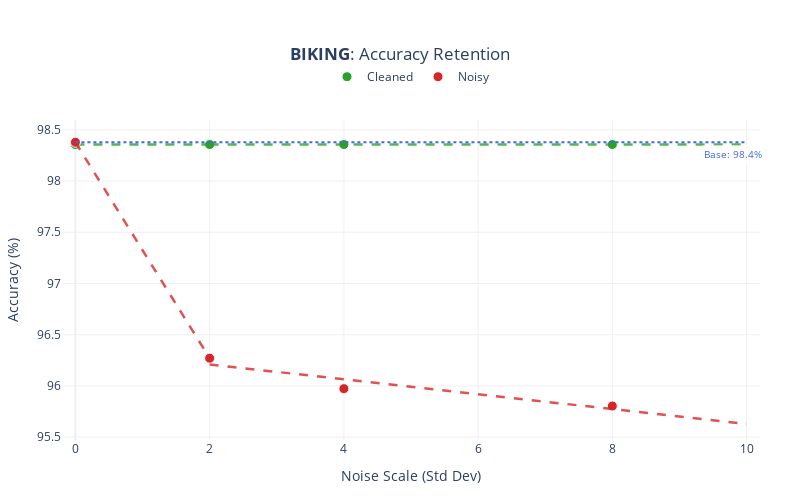
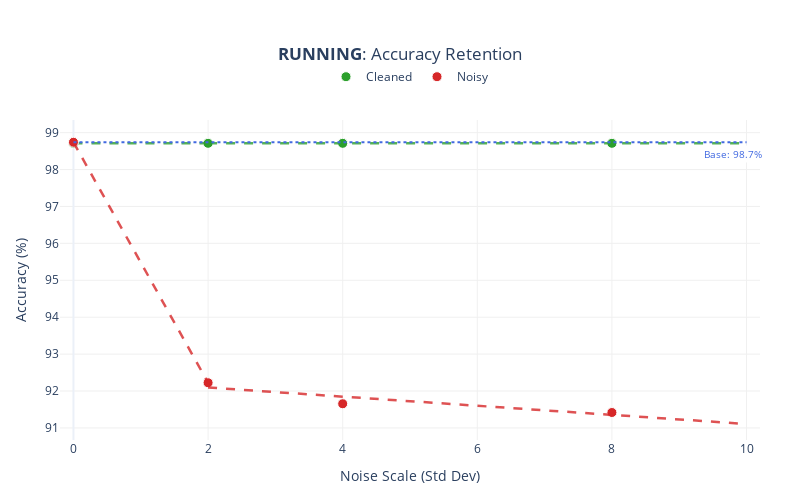
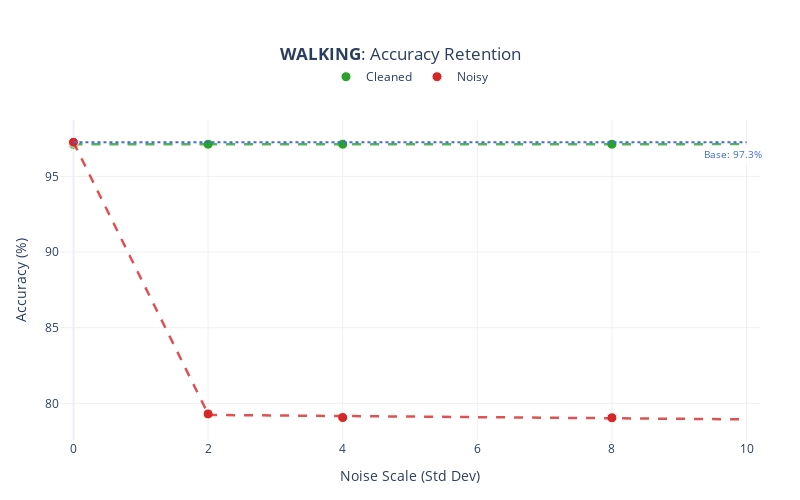

Notebook source saved alongside these figures, in order:
### Code cell
# %%
import pandas as pd
import numpy as np
import plotly.graph_objects as go
from sklearn.linear_model import LinearRegression

df_res = pd.DataFrame(results_log)

def add_piecewise_fits(fig, df_variant, name, color):
    if df_variant.empty:
        return

    # Sort data
    df_v = df_variant.sort_values("Scale")
    x = df_v["Scale"].values.reshape(-1, 1)
    y = df_v["Accuracy"].values

    # 1. Scatter Points (Solid Markers)
    fig.add_trace(go.Scatter(
        x=x.flatten(), y=y, mode="markers", name=name,
        marker=dict(color=color, size=10, line=dict(width=1, color="white")),
        legendgroup=name
    ))

    # --- SEGMENT 1: LOW NOISE (Scale 0 to 2) ---
    mask_1 = (x.flatten() <= 2)
    if np.sum(mask_1) >= 2:
        model_1 = LinearRegression().fit(x[mask_1], y[mask_1])
        x_range_1 = np.linspace(0, 2, 20).reshape(-1, 1)
        y_range_1 = np.minimum(model_1.predict(x_range_1), 100.0) # Cap at 100%

        fig.add_trace(go.Scatter(
            x=x_range_1.flatten(), y=y_range_1, 
            mode="lines", 
            line=dict(color=color, width=2.5, dash="dash"),  # <--- DASHED
            opacity=0.8,
            showlegend=False, 
            legendgroup=name, 
            hoverinfo="skip"
        ))

    # --- SEGMENT 2: HIGH NOISE (Scale 2 to 10) ---
    mask_2 = (x.flatten() >= 2)
    if np.sum(mask_2) >= 2:
        model_2 = LinearRegression().fit(x[mask_2], y[mask_2])
        x_range_2 = np.linspace(2, 10, 50).reshape(-1, 1)
        y_range_2 = np.minimum(model_2.predict(x_range_2), 100.0)

        fig.add_trace(go.Scatter(
            x=x_range_2.flatten(), y=y_range_2, 
            mode="lines", 
            line=dict(color=color, width=2.5, dash="dash"), # <--- DASHED
            opacity=0.8,
            showlegend=False, 
            legendgroup=name, 
            hoverinfo="skip"
        ))

# Loop to create 3 separate figures
for sport in SPORTS:
    fig = go.Figure()
    sport_data = df_res[df_res["Sport"] == sport]
    
    # 1. Add Blue Baseline (Solid or Dashed - keeping it Dot/Dash to distinguish)
    base_data = sport_data[(sport_data["Scale"] == 0) & (sport_data["Variant"] == "Uncleaned")]
    if not base_data.empty:
        baseline_y = base_data["Accuracy"].values[0]
        fig.add_shape(
            type="line", x0=0, x1=10, y0=baseline_y, y1=baseline_y,
            line=dict(color="royalblue", width=2, dash="dot") 
        )
        fig.add_annotation(
            x=9.8, y=baseline_y, text=f"Base: {baseline_y:.1f}%",
            showarrow=False, font=dict(color="royalblue", size=10),
            bgcolor="white", yshift=-12
        )

    # 2. Add Traces with Piecewise Fits
    add_piecewise_fits(fig, sport_data[sport_data["Variant"] == "Cleaned"], "Cleaned", "#2ca02c")
    add_piecewise_fits(fig, sport_data[sport_data["Variant"] == "Uncleaned"], "Noisy", "#d62728")

    # 3. Formatting
    fig.update_layout(
        title=dict(text=f"<b>{sport.upper()}</b>: Accuracy Retention", x=0.5),
        template="plotly_white",
        width=800, height=500,
        margin=dict(t=120, b=60, l=60, r=40),
        legend=dict(orientation="h", yanchor="bottom", y=1.09, xanchor="center", x=0.5),
        xaxis=dict(title="Noise Scale (Std Dev)", gridcolor="#f0f0f0", range=[-0.2, 10.2]),
        yaxis=dict(title="Accuracy (%)", gridcolor="#f0f0f0", range=[None, 100.5])
    )

    fig.show()

### Figure 1 — Plotly figure (JSON) as saved in the notebook; plotly's stock layout.template omitted (floating-point values rounded to 4 significant figures)
{"data": [{"legendgroup": "Cleaned", "marker": {"color": "#2ca02c", "line": {"color": "white", "width": 1}, "size": 10}, "mode": "markers", "name": "Cleaned", "type": "scatter", "x": [0, 2, 4, 8], "y": [98.36, 98.36, 98.36, 98.36]}, {"hoverinfo": "skip", "legendgroup": "Cleaned", "line": {"color": "#2ca02c", "dash": "dash", "width": 2.5}, "mode": "lines", "opacity": 0.8, "showlegend": false, "type": "scatter", "x": [0.0, 0.1053, 0.2105, 0.3158, 0.4211, 0.5263, 0.6316, 0.7368, 0.8421, 0.9474, 1.053, 1.158, 1.263, 1.368, 1.474, 1.579, 1.684, 1.789, 1.895, 2.0], "y": [98.36, 98.36, 98.36, 98.36, 98.36, 98.36, 98.36, 98.36, 98.36, 98.36, 98.36, 98.36, 98.36, 98.36, 98.36, 98.36, 98.36, 98.36, 98.36, 98.36]}, {"hoverinfo": "skip", "legendgroup": "Cleaned", "line": {"color": "#2ca02c", "dash": "dash", "width": 2.5}, "mode": "lines", "opacity": 0.8, "showlegend": false, "type": "scatter", "x": [2.0, 2.163, 2.327, 2.49, 2.653, 2.816, 2.98, 3.143, 3.306, 3.469, 3.633, 3.796, 3.959, 4.122, 4.286, 4.449, 4.612, 4.776, 4.939, 5.102, 5.265, 5.429, 5.592, 5.755, 5.918, 6.082, 6.245, 6.408, 6.571, 6.735, 6.898, 7.061, 7.224, 7.388, 7.551, 7.714, 7.878, 8.041, 8.204, 8.367, 8.531, 8.694, 8.857, 9.02, 9.184, 9.347, 9.51, 9.673, 9.837, 10.0], "y": [98.36, 98.36, 98.36, 98.36, 98.36, 98.36, 98.36, 98.36, 98.36, 98.36, 98.36, 98.36, 98.36, 98.36, 98.36, 98.36, 98.36, 98.36, 98.36, 98.36, 98.36, 98.36, 98.36, 98.36, 98.36, 98.36, 98.36, 98.36, 98.36, 98.36, 98.36, 98.36, 98.36, 98.36, 98.36, 98.36, 98.36, 98.36, 98.36, 98.36, 98.36, 98.36, 98.36, 98.36, 98.36, 98.36, 98.36, 98.36, 98.36, 98.36]}, {"legendgroup": "Noisy", "marker": {"color": "#d62728", "line": {"color": "white", "width": 1}, "size": 10}, "mode": "markers", "name": "Noisy", "type": "scatter", "x": [0, 2, 4, 8], "y": [98.38, 96.27, 95.97, 95.8]}, {"hoverinfo": "skip", "legendgroup": "Noisy", "line": {"color": "#d62728", "dash": "dash", "width": 2.5}, "mode": "lines", "opacity": 0.8, "showlegend": false, "type": "scatter", "x": [0.0, 0.1053, 0.2105, 0.3158, 0.4211, 0.5263, 0.6316, 0.7368, 0.8421, 0.9474, 1.053, 1.158, 1.263, 1.368, 1.474, 1.579, 1.684, 1.789, 1.895, 2.0], "y": [98.38, 98.27, 98.16, 98.05, 97.94, 97.82, 97.71, 97.6, 97.49, 97.38, 97.27, 97.16, 97.05, 96.94, 96.83, 96.71, 96.6, 96.49, 96.38, 96.27]}, {"hoverinfo": "skip", "legendgroup": "Noisy", "line": {"color": "#d62728", "dash": "dash", "width": 2.5}, "mode": "lines", "opacity": 0.8, "showlegend": false, "type": "scatter", "x": [2.0, 2.163, 2.327, 2.49, 2.653, 2.816, 2.98, 3.143, 3.306, 3.469, 3.633, 3.796, 3.959, 4.122, 4.286, 4.449, 4.612, 4.776, 4.939, 5.102, 5.265, 5.429, 5.592, 5.755, 5.918, 6.082, 6.245, 6.408, 6.571, 6.735, 6.898, 7.061, 7.224, 7.388, 7.551, 7.714, 7.878, 8.041, 8.204, 8.367, 8.531, 8.694, 8.857, 9.02, 9.184, 9.347, 9.51, 9.673, 9.837, 10.0], "y": [96.21, 96.2, 96.19, 96.17, 96.16, 96.15, 96.14, 96.13, 96.11, 96.1, 96.09, 96.08, 96.07, 96.06, 96.04, 96.03, 96.02, 96.01, 96.0, 95.98, 95.97, 95.96, 95.95, 95.94, 95.93, 95.91, 95.9, 95.89, 95.88, 95.87, 95.85, 95.84, 95.83, 95.82, 95.81, 95.79, 95.78, 95.77, 95.76, 95.75, 95.74, 95.72, 95.71, 95.7, 95.69, 95.68, 95.66, 95.65, 95.64, 95.63]}], "layout": {"annotations": [{"bgcolor": "white", "font": {"color": "royalblue", "size": 10}, "showarrow": false, "text": "Base: 98.4%", "x": 9.8, "y": 98.38, "yshift": -12}], "height": 500, "legend": {"orientation": "h", "x": 0.5, "xanchor": "center", "y": 1.09, "yanchor": "bottom"}, "margin": {"b": 60, "l": 60, "r": 40, "t": 120}, "shapes": [{"line": {"color": "royalblue", "dash": "dot", "width": 2}, "type": "line", "x0": 0, "x1": 10, "y0": 98.38, "y1": 98.38}], "title": {"text": "<b>BIKING</b>: Accuracy Retention", "x": 0.5}, "width": 800, "xaxis": {"gridcolor": "#f0f0f0", "range": [-0.2, 10.2], "title": {"text": "Noise Scale (Std Dev)"}}, "yaxis": {"gridcolor": "#f0f0f0", "range": [null, 100.5], "title": {"text": "Accuracy (%)"}}}}

### Figure 2 — Plotly figure (JSON) as saved in the notebook; plotly's stock layout.template omitted (floating-point values rounded to 4 significant figures)
{"data": [{"legendgroup": "Cleaned", "marker": {"color": "#2ca02c", "line": {"color": "white", "width": 1}, "size": 10}, "mode": "markers", "name": "Cleaned", "type": "scatter", "x": [0, 2, 4, 8], "y": [98.71, 98.71, 98.71, 98.71]}, {"hoverinfo": "skip", "legendgroup": "Cleaned", "line": {"color": "#2ca02c", "dash": "dash", "width": 2.5}, "mode": "lines", "opacity": 0.8, "showlegend": false, "type": "scatter", "x": [0.0, 0.1053, 0.2105, 0.3158, 0.4211, 0.5263, 0.6316, 0.7368, 0.8421, 0.9474, 1.053, 1.158, 1.263, 1.368, 1.474, 1.579, 1.684, 1.789, 1.895, 2.0], "y": [98.71, 98.71, 98.71, 98.71, 98.71, 98.71, 98.71, 98.71, 98.71, 98.71, 98.71, 98.71, 98.71, 98.71, 98.71, 98.71, 98.71, 98.71, 98.71, 98.71]}, {"hoverinfo": "skip", "legendgroup": "Cleaned", "line": {"color": "#2ca02c", "dash": "dash", "width": 2.5}, "mode": "lines", "opacity": 0.8, "showlegend": false, "type": "scatter", "x": [2.0, 2.163, 2.327, 2.49, 2.653, 2.816, 2.98, 3.143, 3.306, 3.469, 3.633, 3.796, 3.959, 4.122, 4.286, 4.449, 4.612, 4.776, 4.939, 5.102, 5.265, 5.429, 5.592, 5.755, 5.918, 6.082, 6.245, 6.408, 6.571, 6.735, 6.898, 7.061, 7.224, 7.388, 7.551, 7.714, 7.878, 8.041, 8.204, 8.367, 8.531, 8.694, 8.857, 9.02, 9.184, 9.347, 9.51, 9.673, 9.837, 10.0], "y": [98.71, 98.71, 98.71, 98.71, 98.71, 98.71, 98.71, 98.71, 98.71, 98.71, 98.71, 98.71, 98.71, 98.71, 98.71, 98.71, 98.71, 98.71, 98.71, 98.71, 98.71, 98.71, 98.71, 98.71, 98.71, 98.71, 98.71, 98.71, 98.71, 98.71, 98.71, 98.71, 98.71, 98.71, 98.71, 98.71, 98.71, 98.71, 98.71, 98.71, 98.71, 98.71, 98.71, 98.71, 98.71, 98.71, 98.71, 98.71, 98.71, 98.71]}, {"legendgroup": "Noisy", "marker": {"color": "#d62728", "line": {"color": "white", "width": 1}, "size": 10}, "mode": "markers", "name": "Noisy", "type": "scatter", "x": [0, 2, 4, 8], "y": [98.74, 92.22, 91.65, 91.42]}, {"hoverinfo": "skip", "legendgroup": "Noisy", "line": {"color": "#d62728", "dash": "dash", "width": 2.5}, "mode": "lines", "opacity": 0.8, "showlegend": false, "type": "scatter", "x": [0.0, 0.1053, 0.2105, 0.3158, 0.4211, 0.5263, 0.6316, 0.7368, 0.8421, 0.9474, 1.053, 1.158, 1.263, 1.368, 1.474, 1.579, 1.684, 1.789, 1.895, 2.0], "y": [98.74, 98.4, 98.05, 97.71, 97.37, 97.03, 96.68, 96.34, 96.0, 95.65, 95.31, 94.97, 94.62, 94.28, 93.94, 93.6, 93.25, 92.91, 92.57, 92.22]}, {"hoverinfo": "skip", "legendgroup": "Noisy", "line": {"color": "#d62728", "dash": "dash", "width": 2.5}, "mode": "lines", "opacity": 0.8, "showlegend": false, "type": "scatter", "x": [2.0, 2.163, 2.327, 2.49, 2.653, 2.816, 2.98, 3.143, 3.306, 3.469, 3.633, 3.796, 3.959, 4.122, 4.286, 4.449, 4.612, 4.776, 4.939, 5.102, 5.265, 5.429, 5.592, 5.755, 5.918, 6.082, 6.245, 6.408, 6.571, 6.735, 6.898, 7.061, 7.224, 7.388, 7.551, 7.714, 7.878, 8.041, 8.204, 8.367, 8.531, 8.694, 8.857, 9.02, 9.184, 9.347, 9.51, 9.673, 9.837, 10.0], "y": [92.1, 92.07, 92.05, 92.03, 92.01, 91.99, 91.97, 91.95, 91.93, 91.91, 91.89, 91.87, 91.85, 91.83, 91.81, 91.79, 91.77, 91.75, 91.73, 91.71, 91.69, 91.67, 91.65, 91.63, 91.61, 91.59, 91.57, 91.55, 91.53, 91.51, 91.49, 91.47, 91.45, 91.43, 91.41, 91.39, 91.37, 91.35, 91.33, 91.31, 91.29, 91.27, 91.25, 91.23, 91.21, 91.19, 91.17, 91.15, 91.13, 91.11]}], "layout": {"annotations": [{"bgcolor": "white", "font": {"color": "royalblue", "size": 10}, "showarrow": false, "text": "Base: 98.7%", "x": 9.8, "y": 98.74, "yshift": -12}], "height": 500, "legend": {"orientation": "h", "x": 0.5, "xanchor": "center", "y": 1.09, "yanchor": "bottom"}, "margin": {"b": 60, "l": 60, "r": 40, "t": 120}, "shapes": [{"line": {"color": "royalblue", "dash": "dot", "width": 2}, "type": "line", "x0": 0, "x1": 10, "y0": 98.74, "y1": 98.74}], "title": {"text": "<b>RUNNING</b>: Accuracy Retention", "x": 0.5}, "width": 800, "xaxis": {"gridcolor": "#f0f0f0", "range": [-0.2, 10.2], "title": {"text": "Noise Scale (Std Dev)"}}, "yaxis": {"gridcolor": "#f0f0f0", "range": [null, 100.5], "title": {"text": "Accuracy (%)"}}}}

### Figure 3 — Plotly figure (JSON) as saved in the notebook; plotly's stock layout.template omitted (floating-point values rounded to 4 significant figures)
{"data": [{"legendgroup": "Cleaned", "marker": {"color": "#2ca02c", "line": {"color": "white", "width": 1}, "size": 10}, "mode": "markers", "name": "Cleaned", "type": "scatter", "x": [0, 2, 4, 8], "y": [97.12, 97.12, 97.12, 97.12]}, {"hoverinfo": "skip", "legendgroup": "Cleaned", "line": {"color": "#2ca02c", "dash": "dash", "width": 2.5}, "mode": "lines", "opacity": 0.8, "showlegend": false, "type": "scatter", "x": [0.0, 0.1053, 0.2105, 0.3158, 0.4211, 0.5263, 0.6316, 0.7368, 0.8421, 0.9474, 1.053, 1.158, 1.263, 1.368, 1.474, 1.579, 1.684, 1.789, 1.895, 2.0], "y": [97.12, 97.12, 97.12, 97.12, 97.12, 97.12, 97.12, 97.12, 97.12, 97.12, 97.12, 97.12, 97.12, 97.12, 97.12, 97.12, 97.12, 97.12, 97.12, 97.12]}, {"hoverinfo": "skip", "legendgroup": "Cleaned", "line": {"color": "#2ca02c", "dash": "dash", "width": 2.5}, "mode": "lines", "opacity": 0.8, "showlegend": false, "type": "scatter", "x": [2.0, 2.163, 2.327, 2.49, 2.653, 2.816, 2.98, 3.143, 3.306, 3.469, 3.633, 3.796, 3.959, 4.122, 4.286, 4.449, 4.612, 4.776, 4.939, 5.102, 5.265, 5.429, 5.592, 5.755, 5.918, 6.082, 6.245, 6.408, 6.571, 6.735, 6.898, 7.061, 7.224, 7.388, 7.551, 7.714, 7.878, 8.041, 8.204, 8.367, 8.531, 8.694, 8.857, 9.02, 9.184, 9.347, 9.51, 9.673, 9.837, 10.0], "y": [97.12, 97.12, 97.12, 97.12, 97.12, 97.12, 97.12, 97.12, 97.12, 97.12, 97.12, 97.12, 97.12, 97.12, 97.12, 97.12, 97.12, 97.12, 97.12, 97.12, 97.12, 97.12, 97.12, 97.12, 97.12, 97.12, 97.12, 97.12, 97.12, 97.12, 97.12, 97.12, 97.12, 97.12, 97.12, 97.12, 97.12, 97.12, 97.12, 97.12, 97.12, 97.12, 97.12, 97.12, 97.12, 97.12, 97.12, 97.12, 97.12, 97.12]}, {"legendgroup": "Noisy", "marker": {"color": "#d62728", "line": {"color": "white", "width": 1}, "size": 10}, "mode": "markers", "name": "Noisy", "type": "scatter", "x": [0, 2, 4, 8], "y": [97.25, 79.31, 79.07, 79.05]}, {"hoverinfo": "skip", "legendgroup": "Noisy", "line": {"color": "#d62728", "dash": "dash", "width": 2.5}, "mode": "lines", "opacity": 0.8, "showlegend": false, "type": "scatter", "x": [0.0, 0.1053, 0.2105, 0.3158, 0.4211, 0.5263, 0.6316, 0.7368, 0.8421, 0.9474, 1.053, 1.158, 1.263, 1.368, 1.474, 1.579, 1.684, 1.789, 1.895, 2.0], "y": [97.25, 96.31, 95.36, 94.42, 93.47, 92.53, 91.58, 90.64, 89.7, 88.75, 87.81, 86.86, 85.92, 84.97, 84.03, 83.08, 82.14, 81.2, 80.25, 79.31]}, {"hoverinfo": "skip", "legendgroup": "Noisy", "line": {"color": "#d62728", "dash": "dash", "width": 2.5}, "mode": "lines", "opacity": 0.8, "showlegend": false, "type": "scatter", "x": [2.0, 2.163, 2.327, 2.49, 2.653, 2.816, 2.98, 3.143, 3.306, 3.469, 3.633, 3.796, 3.959, 4.122, 4.286, 4.449, 4.612, 4.776, 4.939, 5.102, 5.265, 5.429, 5.592, 5.755, 5.918, 6.082, 6.245, 6.408, 6.571, 6.735, 6.898, 7.061, 7.224, 7.388, 7.551, 7.714, 7.878, 8.041, 8.204, 8.367, 8.531, 8.694, 8.857, 9.02, 9.184, 9.347, 9.51, 9.673, 9.837, 10.0], "y": [79.24, 79.24, 79.23, 79.22, 79.22, 79.21, 79.21, 79.2, 79.19, 79.19, 79.18, 79.18, 79.17, 79.16, 79.16, 79.15, 79.15, 79.14, 79.13, 79.13, 79.12, 79.12, 79.11, 79.1, 79.1, 79.09, 79.09, 79.08, 79.07, 79.07, 79.06, 79.06, 79.05, 79.04, 79.04, 79.03, 79.03, 79.02, 79.01, 79.01, 79.0, 79.0, 78.99, 78.98, 78.98, 78.97, 78.97, 78.96, 78.95, 78.95]}], "layout": {"annotations": [{"bgcolor": "white", "font": {"color": "royalblue", "size": 10}, "showarrow": false, "text": "Base: 97.3%", "x": 9.8, "y": 97.25, "yshift": -12}], "height": 500, "legend": {"orientation": "h", "x": 0.5, "xanchor": "center", "y": 1.09, "yanchor": "bottom"}, "margin": {"b": 60, "l": 60, "r": 40, "t": 120}, "shapes": [{"line": {"color": "royalblue", "dash": "dot", "width": 2}, "type": "line", "x0": 0, "x1": 10, "y0": 97.25, "y1": 97.25}], "title": {"text": "<b>WALKING</b>: Accuracy Retention", "x": 0.5}, "width": 800, "xaxis": {"gridcolor": "#f0f0f0", "range": [-0.2, 10.2], "title": {"text": "Noise Scale (Std Dev)"}}, "yaxis": {"gridcolor": "#f0f0f0", "range": [null, 100.5], "title": {"text": "Accuracy (%)"}}}}
